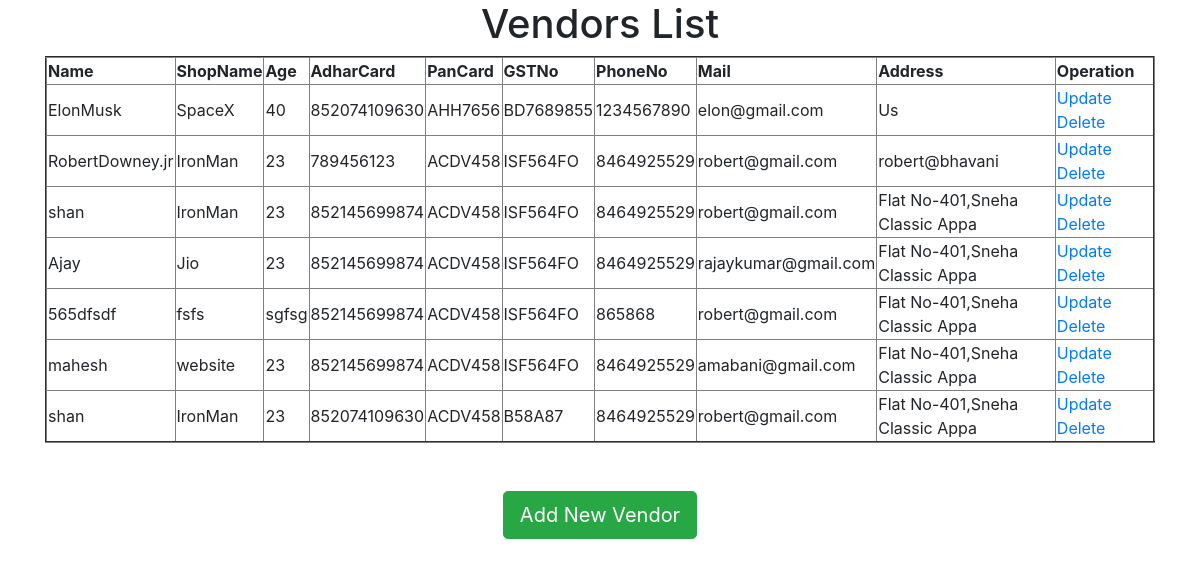
The page /vendor_list on the database its author committed.
### Vendor/models.py (models this page shows)
class Vendormod(models.Model):
    Name=models.CharField(max_length=30)
    ShopName=models.CharField(max_length=30)
    Age=models.CharField(max_length=30)
    PhoneNo=models.CharField(max_length=30)
    AdharCard=models.CharField(max_length=30)
    PanCard=models.CharField(max_length=30)
    GSTNo=models.CharField(max_length=30)
    Mail=models.EmailField()
    Address=models.CharField(max_length=100)

### Vendor/views.py (the view)
# urls.py: path('vendor_list',c_view.retrivevendor_view),
def retrivevendor_view(request):
    vendors_list=Vendormod.objects.all()
    return render(request,'vendor_crud/retrive_vendor.html',{'vendors_list':vendors_list})

### templates/Vendor_crud/retrive_vendor.html (shortened to what this page needs)
<!DOCTYPE html>
<html lang="en" dir="ltr">
  <head>
    <link rel="stylesheet" href="https://stackpath.bootstrapcdn.com/bootstrap/4.5.0/css/bootstrap.min.css"
>
  </head>
  <body>
    <div class="container" align='center'>
        <h1>Vendors List </h1>
      <table border=2>
        <thead>
          <th>Name</th>
          <th>ShopName</th>
          <th>Age</th>
          <th>AdharCard</th>
          <th>PanCard</th>
          <th>GSTNo</th>
          <th>PhoneNo</th>
          <th>Mail</th>
          <th>Address</th>
          <th>Operation</th>
        </thead>
        {% for vendors_list in vendors_list %}
        <tr>
          <td>{{vendors_list.Name}}</td>
          <td>{{vendors_list.ShopName}}</td>
          <td>{{vendors_list.Age}}</td>
          <td>{{vendors_list.AdharCard}}</td>
          <td>{{vendors_list.PanCard}}</td>
          <td>{{vendors_list.GSTNo}}</td>
          <td>{{vendors_list.PhoneNo}}</td>
          <td>{{vendors_list.Mail}}</td>
          <td>{{vendors_list.Address}}</td>
          <td><a href=> Update </a>&nbsp<a href="/delete_vendor/{{Vendors_list.id}}"> Delete </a></td>
        </tr>
        {% endfor %}
      </table><br><br>
      <a href='/insert_new_vendor' class="btn btn-success btn-lg">Add New Vendor</a>
    </div>
  </body>
</html>

### rows shown on the page
Vendormod: Name "ElonMusk", ShopName "SpaceX", Age "40", AdharCard "852074109630", PanCard "AHH7656", GSTNo "BD7689855", PhoneNo "1234567890", Mail "elon@gmail.com", Address "Us"
Vendormod: Name "RobertDowney.jr", ShopName "IronMan", Age "23", AdharCard "789456123", PanCard "ACDV458", GSTNo "ISF564FO", PhoneNo "8464925529", Mail "robert@gmail.com", Address "robert@bhavani"
Vendormod: Name "shan", ShopName "IronMan", Age "23", AdharCard "852145699874", PanCard "ACDV458", GSTNo "ISF564FO", PhoneNo "8464925529", Mail "robert@gmail.com", Address "Flat No-401,Sneha Classic Appa"
Vendormod: Name "Ajay", ShopName "Jio", Age "23", AdharCard "852145699874", PanCard "ACDV458", GSTNo "ISF564FO", PhoneNo "8464925529", Mail "rajaykumar@gmail.com", Address "Flat No-401,Sneha Classic Appa"
Vendormod: Name "565dfsdf", ShopName "fsfs", Age "sgfsg", AdharCard "852145699874", PanCard "ACDV458", GSTNo "ISF564FO", PhoneNo "865868", Mail "robert@gmail.com", Address "Flat No-401,Sneha Classic Appa"
Vendormod: Name "mahesh", ShopName "website", Age "23", AdharCard "852145699874", PanCard "ACDV458", GSTNo "ISF564FO", PhoneNo "8464925529", Mail "amabani@gmail.com", Address "Flat No-401,Sneha Classic Appa"
Vendormod: Name "shan", ShopName "IronMan", Age "23", AdharCard "852074109630", PanCard "ACDV458", GSTNo "B58A87", PhoneNo "8464925529", Mail "robert@gmail.com", Address "Flat No-401,Sneha Classic Appa"
